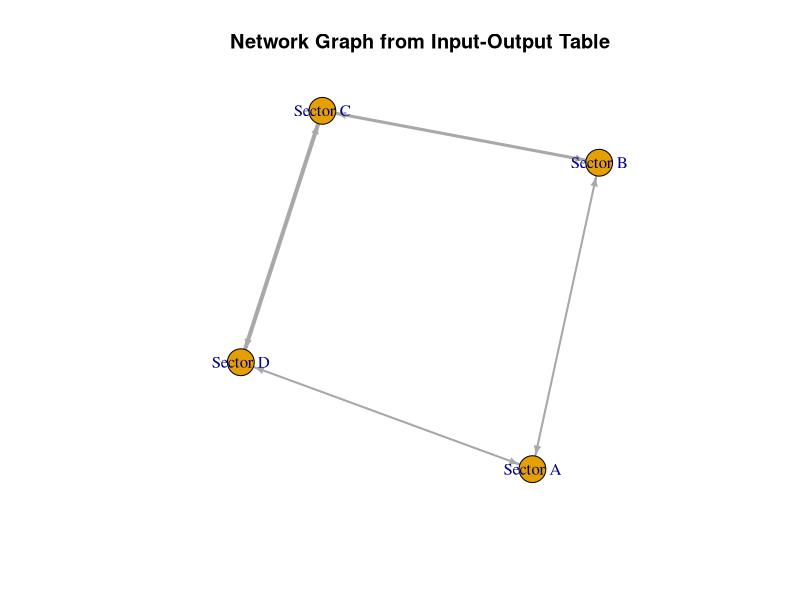

Source code (R):
# Step 1: Install and load the igraph package
install.packages("igraph")
library(igraph)

# Step 2: Prepare the input-output table
# This is an example input-output table (adjacency matrix)
# Rows and columns represent sectors, and values represent the flow between them
input_output_table <- matrix(
  c(0, 2, 0, 1,
    1, 0, 3, 0,
    0, 1, 0, 4,
    2, 0, 1, 0),
  nrow = 4, ncol = 4, byrow = TRUE
)

# Optionally, name the rows and columns
rownames(input_output_table) <- colnames(input_output_table) <- c("Sector A", "Sector B", "Sector C", "Sector D")

# Step 3: Create the graph from the adjacency matrix
network_graph <- graph_from_adjacency_matrix(input_output_table, mode = "directed", weighted = TRUE)

# Step 4: Plot the graph
plot(network_graph,
     vertex.label = V(network_graph)$name,   # Label the vertices with sector names
     edge.width = E(network_graph)$weight,   # Adjust edge width based on the weight
     edge.arrow.size = 0.5,                  # Size of the arrows for directed edges
     main = "Network Graph from Input-Output Table")
